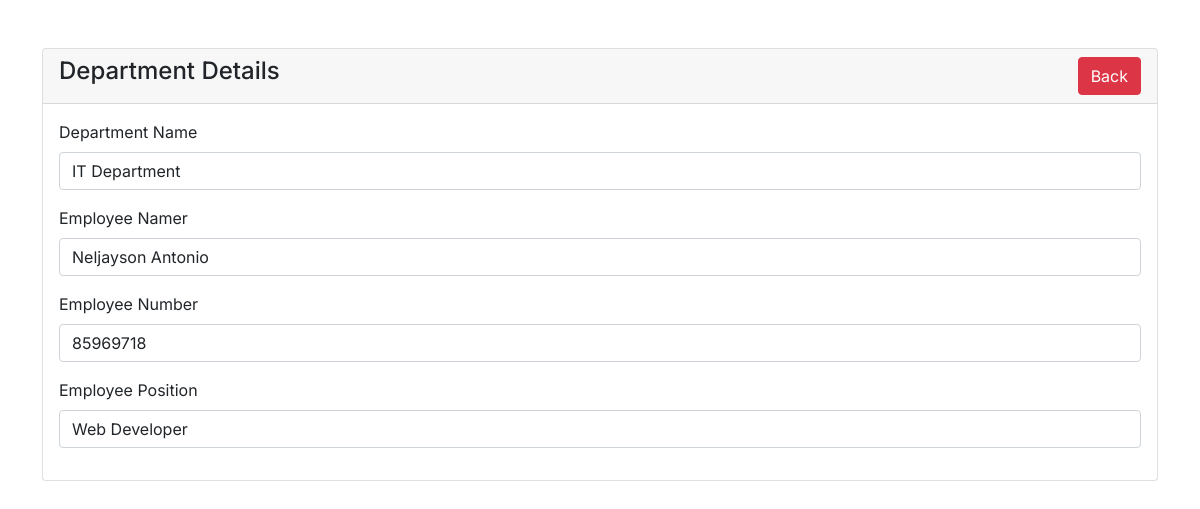
/department-view.php?id=1, run on the app's committed database.
### tables this page shows
CREATE TABLE `department_tbl` (
  `id` int(11) NOT NULL,
  `dep_name` varchar(100) NOT NULL,
  `dep_emp_name` varchar(100) NOT NULL,
  `dep_emp_phone` int(8) NOT NULL,
  `dep_emp_pos` varchar(100) NOT NULL
);

### department-view.php (the view)
<?php
require 'dbcon.php';
?>
<?php
include('includes/header.php');
?>
    <div class="container mt-5">
        <div class="row">
            <div class="col-md-12">
                <div class="card">
                    <div class="card-header">
                        <h4>Department Details
                            <a href="index.php" class="btn btn-danger float-right">Back</a>
                        </h4>
                    </div>
                    <div class="card-body">
                        <?php
                        if (isset($_GET['id'])) {
                            $department_id = mysqli_real_escape_string($con, $_GET['id']);
                            $query = "SELECT * FROM department_tbl WHERE id='$department_id'";
                            $query_run = mysqli_query($con, $query);
                            if (mysqli_num_rows($query_run) > 0) {
                                $department = mysqli_fetch_array($query_run);
                                ?>
                                        <div class="mb-3">
                                            <label>Department Name</label>
                                            <p class="form-control"><?= $department['dep_name']; ?></p>
                                        </div>
                                        <div class="mb-3">
                                            <label>Employee Namer</label>
                                            <p class="form-control"><?= $department['dep_emp_name']; ?></p>
                                        </div>
                                        <div class="mb-3">
                                            <label>Employee Number</label>
                                            <p class="form-control"><?= $department['dep_emp_phone']; ?></p>
                                        </div>
                                        <div class="mb-3">
                                            <label>Employee Position</label>
                                            <p class="form-control"><?= $department['dep_emp_pos']; ?></p>
                                        </div>
                                            <?php
                            } else {
                                echo "<h4>No Such ID Found!</h4>";
                            }
                        }
                        ?>
                    </div>
                </div>
            </div>
        </div>
    </div>
    <?php
    include('includes/footer.php');
    ?>

### css/style.css (style rules this page uses)
body, button { font-family: "Inter", sans-serif; }
:root { --offcanvas-width: 270px; --topNavbarHeight: 56px; }
@media (min-width: 992px) { body { overflow: auto !important; } }

### data on the page
department_tbl: dep_name "IT Department", dep_emp_name "Neljayson Antonio", dep_emp_phone "85969718", dep_emp_pos "Web Developer"
